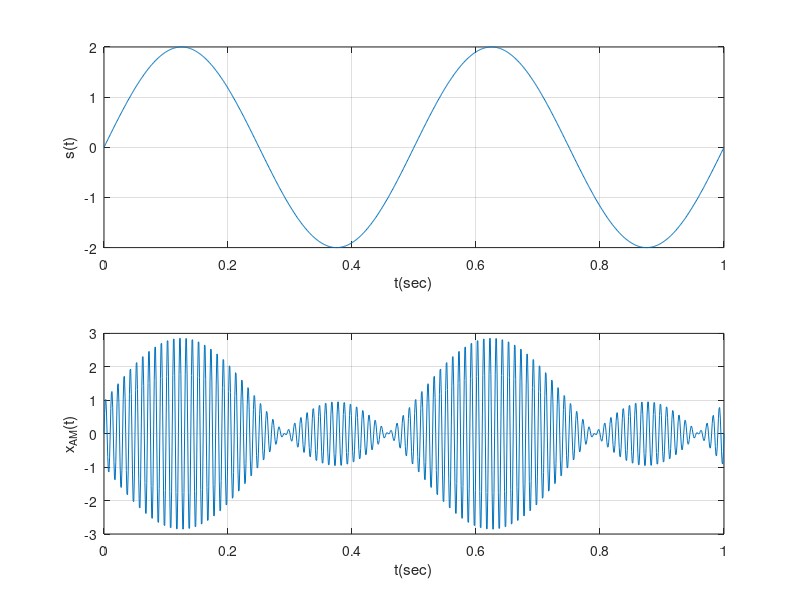

Write the MATLAB code that produced this figure. (Note: this script raises an error after producing the figure.)
% Διαμορφωση ΑΜ ΙΙ
clear all,close all,clc
fm=2;
Fs=2000;
Ts=1/Fs;
Am=2;

Ac=1;
fc=100;
t=0:.001:1;

s=Am*sin(2*pi*fm*t);
xAM=(Ac+s).*sin(2*pi*fc*t);

subplot(211),plot(t,s),grid on,xlabel('t(sec)'),ylabel('s(t)')
subplot(212),plot(t,xAM),grid on,xlabel('t(sec)'),ylabel('x_{AM}(t)'),hold on
[xAM_upper xAM_lower]=envelope(xAM);
subplot(212),plot(t,xAM_upper),legend('x_{AM}','περιβάλλουσα')
